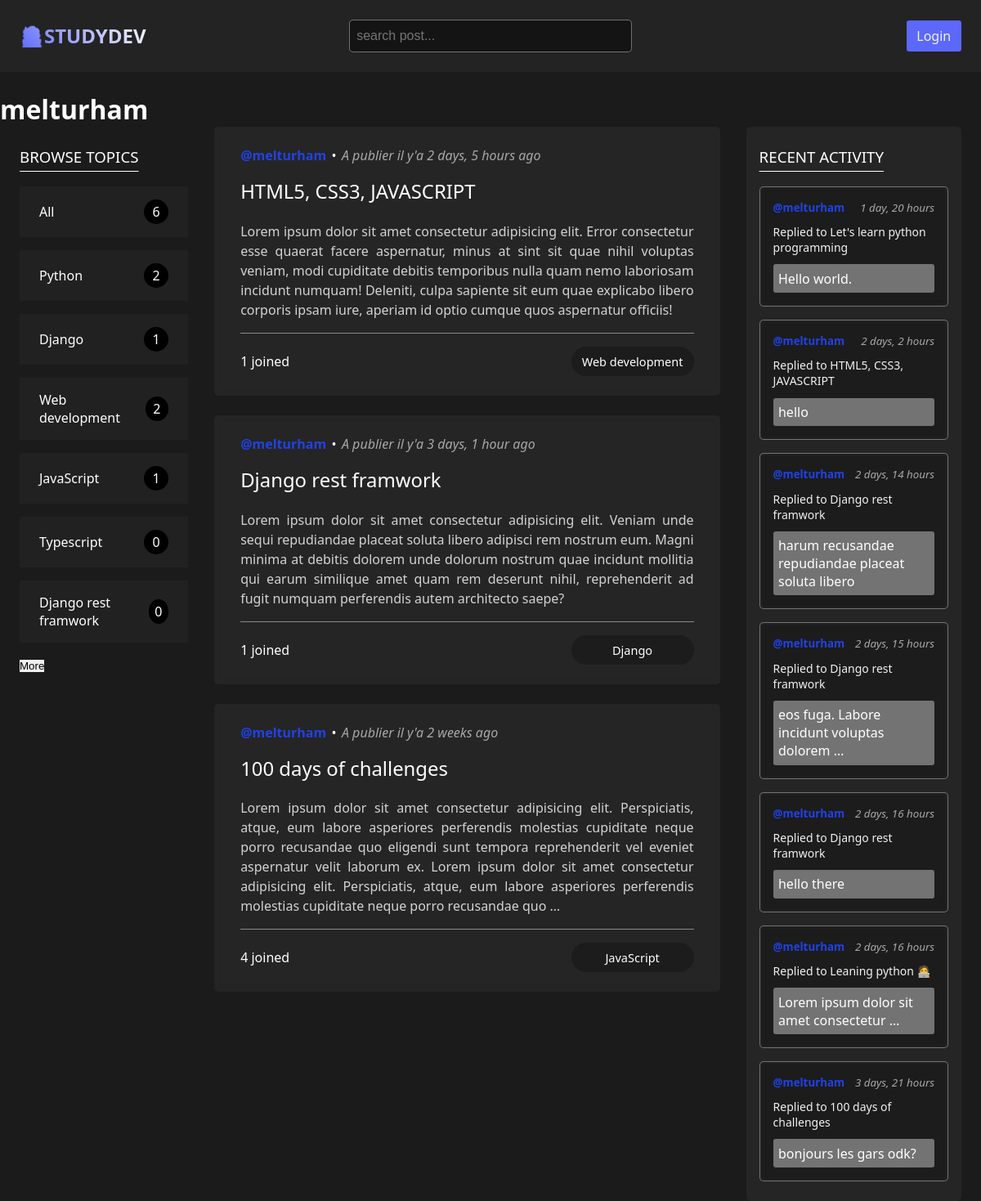
Page /profile/1/ on the committed database.
### base/models.py (models this page shows, shortened)
class Topic(models.Model):
	objects = None
	name = models.CharField(max_length=200)

class Room(models.Model):
	objects = None
	host = models.ForeignKey(User, on_delete=models.SET_NULL, null=True)
	topic = models.ForeignKey(Topic, on_delete=models.SET_NULL, null=True)
	name = models.CharField(max_length=200)
	description = models.TextField(null=True, blank=True)
	participants = models.ManyToManyField(User, related_name='participants', blank=True)
	updated = models.DateTimeField(auto_now=True)
	created = models.DateTimeField(auto_now_add=True)
	class Meta:
		ordering = ['-updated', '-created']
	def __str__(self):
		return self.name

class Message(models.Model):
	objects = None
	user = models.ForeignKey(User, on_delete=models.CASCADE)
	room = models.ForeignKey(Room, on_delete=models.CASCADE)
	body = models.TextField()
	updated = models.DateTimeField(auto_now=True)
	created = models.DateTimeField(auto_now_add=True)
	class Meta:
		ordering = ['-updated', '-created']
	def __str__(self):
		return self.body[0:50]

### base/views.py (the view)
# urls.py: path('profile/<str:pk>/', views.userProfile, name="user_profile"),
def userProfile(request, pk):
    user = User.objects.get(id=pk)
    rooms = user.room_set.all()
    room_messages = user.message_set.all()
    topic = Topic.objects.all()
    topic_count = len(topic)
    context = {'user': user, 'rooms': rooms,
               'room_messages': room_messages, 'topics': topic, 'topic_count': topic_count}
    return render(request, 'base/profile.html', context)

### base/templates/base/profile.html (shortened to what this page needs)
{% extends 'main.html' %}
{% block content %}
<h1>{{user.username}}</h1>
<div class="profile_container ">
    <div class="sidebar">{% include 'base/topics_component.html' %}</div>
    <div class="feed">
        {% include 'base/feed_component.html' %}
    </div>
    <div class="activity">
        {% include 'base/activity_component.html' %}
    </div>
</div>
{% endblock content %}

### base/templates/base/topics_component.html
<h3 class="title-topics">Browse Topics</h3>
<div class="topic-item">
	<a href="{% url 'home' %}">
		<span>All</span>
		<span>{{topics.count}}</span>
	</a>
	{% for topic in topics %}
	<a href="{% url 'home' %}?q={{topic.name}}">
		<span>{{topic.name}}  </span>
		<span>{{topic.room_set.all.count}}</span>
	</a>
	{% endfor %}
	<button class="more"><span>More</span></button>
</div>

### base/templates/base/feed_component.html
{% for room in rooms %}
<div class="feed-item">
	<div class="feed-item-header">
		<a class="user-name" href="{% url 'user_profile' room.host.id %}"
			>@{{room.host.username}}
		</a>
		&bullet;
		<p>A publier il y'a {{room.created|timesince}} ago</p>
	</div>
	<div class="feed-item-body">
		<h5>
			<a href="{% url 'room' room.id  %}">{{room.name}}</a>
		</h5>
		<p>{{room.description | truncatewords:50}}</p>
	</div>
	<div class="feed-item-footer">
		<div>
			<span>{{room.participants.all.count}} joined</span>
		</div>
		<small>{{room.topic.name}}</small>
	</div>
</div>
{% endfor %}

### base/templates/base/activity_component.html
<h3 class="activity-title">Recent activity</h3>
{% for message in room_messages %}
<div class="message">
	<small>
		<a class="user-name" href="{% url 'user_profile' message.user.id %}">
			@{{message.user}}
		</a>
		<span class="created-time">{{message.created|timesince}}</span>
	</small>
	<a class="message-room" href="{% url 'room' message.user.id %}">replied to {{message.room}}</a>
	<p>{{message | truncatewords:6}}</p>
</div>
{% endfor %}

### static/styles/main.css (style rules this page uses)
*, *::after, *::before { margin: 0; padding: 0; box-sizing: border-box; text-decoration: none; list-style-type: none; }
button { border: none; outline: none; }
:root { --background-color-body: hsla(0, 0%, 8%, 0.97); --color: #fff; --font-family: system-ui, -apple-system, BlinkMacSystemFont, 'Segoe UI', Roboto, Oxygen, Ubuntu, Cantarell, 'Open Sans', 'Helvetica Neue', sans-serif; --button-color: hsla(235, 94%, 67%, 0.995); }
body { background-color: var(--background-color-body); color: var(--color); font-family: var(--font-family); scroll-behavior: smooth; }
.feed { display: flex; flex-direction: column; gap: 1.5rem; }
.feed .feed-item { background-color: hsla(0, 0%, 15%, 0.897); padding: 1.5rem 2rem; display: flex; flex-direction: column; gap: 1rem; border-radius: 5px; box-shadow: inset 0px 0px 10px 2px rgba(68, 66, 66, 0.05); }
.feed-item .feed-item-header { display: flex; align-items: center; gap: 0.4em; }
.feed-item .feed-item-header :nth-child(2) { color: hsl(0, 0%, 66%); font-weight: 400; font-style: italic; }
.feed .feed-item-body { display: flex; flex-direction: column; gap: 1.3rem; }
.feed .feed-item-body h5 a { font-size: 1.8em; font-weight: 500; color: var(--color-text); transition: all 300ms ease-in-out; }
.feed .feed-item-body p { color: lightgray; line-height: 1.5; font-weight: 400; text-wrap: pretty; text-align: justify; }
.feed .feed-item .feed-item-footer { display: flex; align-items: center; justify-content: space-between; border-top: 0.5px solid rgba(255, 255, 255, 0.457); padding-top: 1rem; }
.feed-item-footer small { background-color: hsl(0, 0%, 11%); width: 150px; padding: 0.5rem 0; display: flex; align-items: center; justify-content: center; border-radius: 30px; font-size: 14.5px; font-weight: 500; }
.title-topics, .activity-title { padding: 1.5rem 0 1.5rem 0; font-weight: 400; text-transform: uppercase; text-decoration: underline; text-underline-offset: 10px; }
.activity { background-color: hsla(0, 0%, 15%, 0.897); padding: 0 1rem 1.5rem; border-radius: 5px; height: max-content; }
.message { display: flex; flex-direction: column; gap: 0.7rem; background-color: hsl(0, 0%, 11%); padding: 1rem; border-radius: 5px; box-shadow: inset 0px 0px 5px 0.5px rgb(136 130 130 / 11%); border: 0.4px solid hsla(0, 0%, 100%, 0.384); }
.message:not(:last-child) { margin-bottom: 1rem; }
.message small { display: flex; align-items: center; justify-content: space-between; }
.user-name { --username-color: rgb(32, 66, 232); color: var(--username-color); font-weight: bolder; transition: all 300ms linear; }
.message small .created-time { color: hsl(0, 0%, 66%); font-weight: 400; font-style: italic; margin-left: 0.8rem; text-wrap: nowrap; }
.message .message-room { color: #f1f1f1; font-weight: 500; font-size: 14px; }
.message .message-room::first-letter { text-transform: uppercase; }
.message p { background-color: hsla(0, 0%, 100%, 0.384); padding: 0.4rem; border-radius: 3px; }
.sidebar { position: sticky; top: 0; left: 0; height: 100vh; }
.sidebar .topic-item { height: 100%; }
.sidebar .topic-item a { color: var(--color-text); background-color: hsl(0, 0%, 13%); margin-bottom: 1rem; padding: 1rem 1.5rem; display: flex; align-items: center; justify-content: space-between; }
.sidebar .topic-item a span:last-child { background: #000; width: 30px; height: 30px; display: flex; justify-content: center; align-items: center; border-radius: 50%; }

### base/templates/base/profile.html (style rules this page uses)
.profile_container { display:grid; grid-template-columns: 1fr 3fr 1fr; gap:2rem; padding: 0 1.5rem; }

### rows in the picture
Topic: name "Python", room_set.all.count "2"
Topic: name "Django", room_set.all.count "1"
Topic: name "Web development", room_set.all.count "2"
Topic: name "JavaScript", room_set.all.count "1"
Topic: name "Typescript", room_set.all.count "0"
Topic: name "Django rest framwork", room_set.all.count "0"
Room: host.username "melturham", created "2 days, 5 hours", name "HTML5, CSS3, JAVASCRIPT", description "Lorem ipsum dolor sit amet consectetur adipisicing elit. Error consectetur esse quaerat facere aspernatur, minus at sint sit quae nihil voluptas veniam, modi cupiditate debitis temporibus nulla quam nemo laboriosam incidunt numquam! Deleniti, culpa sapiente sit eum quae explicabo libero corporis ipsam iure, aperiam id optio cumque quos aspernatur officiis!", participants.all.count "1", topic.name "Web development"
Room: host.username "melturham", created "3 days, 1 hour", name "Django rest framwork", description "Lorem ipsum dolor sit amet consectetur adipisicing elit. Veniam unde sequi repudiandae placeat soluta libero adipisci rem nostrum eum. Magni minima at debitis dolorem unde dolorum nostrum quae incidunt mollitia qui earum similique amet quam rem deserunt nihil, reprehenderit ad fugit numquam perferendis autem architecto saepe?", participants.all.count "1", topic.name "Django"
Room: host.username "melturham", created "2 weeks", name "100 days of challenges", description "Lorem ipsum dolor sit amet consectetur adipisicing elit. Perspiciatis, atque, eum labore asperiores perferendis molestias cupiditate neque porro recusandae quo eligendi sunt tempora reprehenderit vel eveniet aspernatur velit laborum ex. Lorem ipsum dolor sit amet consectetur adipisicing elit. Perspiciatis, atque, eum labore asperiores perferendis molestias cupiditate neque porro recusandae quo …", participants.all.count "4", topic.name "JavaScript"
Message: user "melturham", created "1 day, 20 hours", room "Let's learn python programming", body "Hello world."
Message: user "melturham", created "2 days, 2 hours", room "HTML5, CSS3, JAVASCRIPT", body "hello"
Message: user "melturham", created "2 days, 14 hours", room "Django rest framwork", body "harum recusandae repudiandae placeat soluta libero"
Message: user "melturham", created "2 days, 15 hours", room "Django rest framwork", body "eos fuga. Labore incidunt voluptas dolorem …"
Message: user "melturham", created "2 days, 16 hours", room "Django rest framwork", body "hello there"
Message: user "melturham", created "2 days, 16 hours", room "Leaning python 🧑‍💻", body "Lorem ipsum dolor sit amet consectetur …"
Message: user "melturham", created "3 days, 21 hours", room "100 days of challenges", body "bonjours les gars odk?"

### other values in the picture
{{ user.username }} "melturham"
{{ topics.count }} "6"
